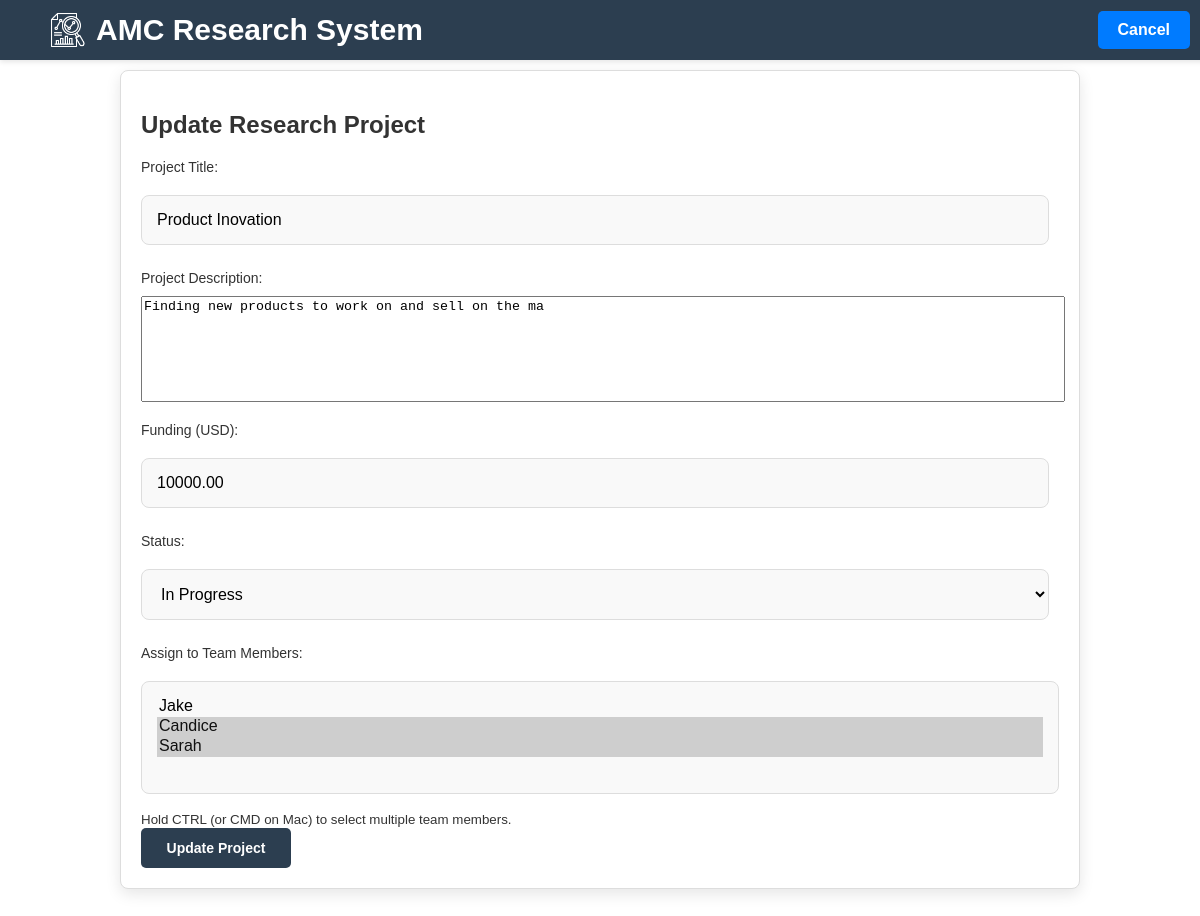
/CRUD2/project_update.php?id=29 (signed in), run on the app's committed database.
### tables this page shows
CREATE TABLE `research_projects` (
  `id` int(11) NOT NULL,
  `title` varchar(50) DEFAULT NULL,
  `description` varchar(50) DEFAULT NULL,
  `assigned_to` int(11) DEFAULT NULL,
  `funding` decimal(15,2) DEFAULT NULL,
  `status` enum('Completed','In Progress') NOT NULL,
  `created_at` int(11) NOT NULL,
  `updated_at` int(11) NOT NULL
);

### CRUD2/project_update.php (the view, shortened to what this page needs)
<?php
require_once '../dbconnect.php';
if (isset($_GET['id'])) {
    $project_id = (int)$_GET['id'];
    $stmt = $conn->prepare("SELECT * FROM research_projects WHERE id = ?");
    $stmt->bind_param('i', $project_id);
    $stmt->execute();
    $result = $stmt->get_result();
    $project = $result->fetch_assoc();
    $assigned_team_stmt = $conn->prepare("SELECT user_id FROM project_team WHERE project_id = ?");
    $assigned_team_stmt->bind_param('i', $project_id);
    $assigned_team_stmt->execute();
    $assigned_team_result = $assigned_team_stmt->get_result();
    $assigned_team = [];
    while ($row = $assigned_team_result->fetch_assoc()) {
        $assigned_team[] = $row['user_id'];
    }
}
?>
<!DOCTYPE html>
<html lang="en">
<head>
    <link rel="stylesheet" type="text/css" href="/group/style/style.css">
</head>
<body>
    <div class="top-bar">
        <div class="logo-title-container">
            <img src="/group/images/research12.png" alt="Logo" class="logo">
            <span class="main-title">AMC Research System</span>
        </div>
        <a href="view_projects.php" class="home-btn">Cancel</a>
    </div>
    <div class="project-container">
        <div class="create-container">
            <h2>Update Research Project</h2>
            <form method="POST" class="add-project-form">
                <div class="form-group">
                    <label for="title">Project Title:</label>
                    <input type="text" id="title" name="title" value="<?php echo htmlspecialchars($project['title']); ?>" required>
                </div>
                <div class="form-group">
                    <label for="description">Project Description:</label>
                    <textarea
                        id="description"
                        name="description"
                        rows="10"
                        required
                        style="resize: none; display: block; width: 100%; max-width: 1160px; height: 100px; margin-bottom: 20px;"
                    ><?php echo htmlspecialchars($project['description']); ?></textarea>
                </div>
                <div class="form-group">
                    <label for="funding">Funding (USD):</label>
                    <input type="number" id="funding" name="funding" value="<?php echo htmlspecialchars($project['funding']); ?>" step="0.01" required>
                </div>
                <div class="form-group">
                    <label for="status">Status:</label>
                    <select id="status" name="status" required>
                        <option value="In Progress" <?php echo $project['status'] === 'In Progress' ? 'selected' : ''; ?>>In Progress</option>
                    </select>
                </div>
                <div class="form-group">
                    <label for="assigned_to">Assign to Team Members:</label>
                    <select id="assigned_to" name="assigned_to[]" multiple required style="width: 100%; max-width: 1160px;">
                        <?php
                        $users = $conn->query("SELECT id, name FROM user WHERE role != 'Admin'");
                        while ($user = $users->fetch_assoc()) {
                            $selected = in_array($user['id'], $assigned_team) ? 'selected' : '';
                            echo "<option value='" . htmlspecialchars($user['id']) . "' $selected>" . htmlspecialchars($user['name']) . "</option>";
                        }
                        ?>
                    </select>
                    <small>Hold CTRL (or CMD on Mac) to select multiple team members.</small>
                </div>
                <div class="form-group">
                    <button type="submit" class="submit-button">Update Project</button>
                </div>
            </form>
        </div>
    </div>
</body>
</html>

### style/style.css (style rules this page uses)
body { margin: 0; padding: 0; padding-bottom: 30px; font-family: 'Poppins', sans-serif; background: white; color: #333; min-height: 100vh; box-sizing: border-box; padding-top: 70px; overflow-x: hidden; }
.top-bar { width: 100%; height: 60px; background: #2C3E50; display: flex; justify-content: space-between; align-items: center; padding: 0 20px; box-shadow: 0 2px 5px rgba(0, 0, 0, 0.1); position: fixed; top: 0; z-index: 10; }
.logo { width: 36px; height: auto; object-fit: contain; margin-left: 30px; }
.main-title { color: #FFFFFF; font-size: 30px; font-weight: bold; margin-left: 0px; text-align: left; }
.home-btn { background: #007bff; color: #FFFFFF; text-decoration: none; padding: 10px 20px; border-radius: 5px; font-size: 16px; font-weight: bold; transition: background 0.3s ease; margin-left: auto; margin-right: 30px; }
.logo-title-container { display: flex; align-items: center; gap: 10px; }
.create-container, .read-container { width: 80%; margin: 0 auto; padding: 20px; border: 1px solid #ddd; border-radius: 8px; box-shadow: 0 5px 15px rgba(0, 0, 0, 0.1); background: white; box-sizing: border-box; }
.create-container { margin-top: 0; margin-bottom: 40px; }
.create-container input, .create-container select { width: calc(100% - 10px); max-width: 2000px; margin-top: 10px; margin-bottom: 15px; padding: 15px; border: 1px solid #ddd; border-radius: 8px; background-color: #f9f9f9; outline: none; font-size: 16px; box-sizing: border-box; transition: border-color 0.3s ease, box-shadow 0.3s ease; }
.create-container label { display: flex; align-items: center; gap: 10px; font-size: 14px; margin-bottom: 10px; margin-top: 10px; }
.create-container button { background-color: #2C3E50; color: white; border: none; padding: 12px 20px; font-size: 14px; font-weight: bold; cursor: pointer; transition: background-color 0.3s ease, transform 0.3s ease; width: 100%; max-width: 150px; border-radius: 5px; box-sizing: border-box; }

### data on the page
research_projects: title "Product Inovation", description "Finding new products to work on and sell on the ma", funding "10000.00", status "In Progress"

### other printed values
form field value "Jake / Candice ☑ / Sarah ☑"
